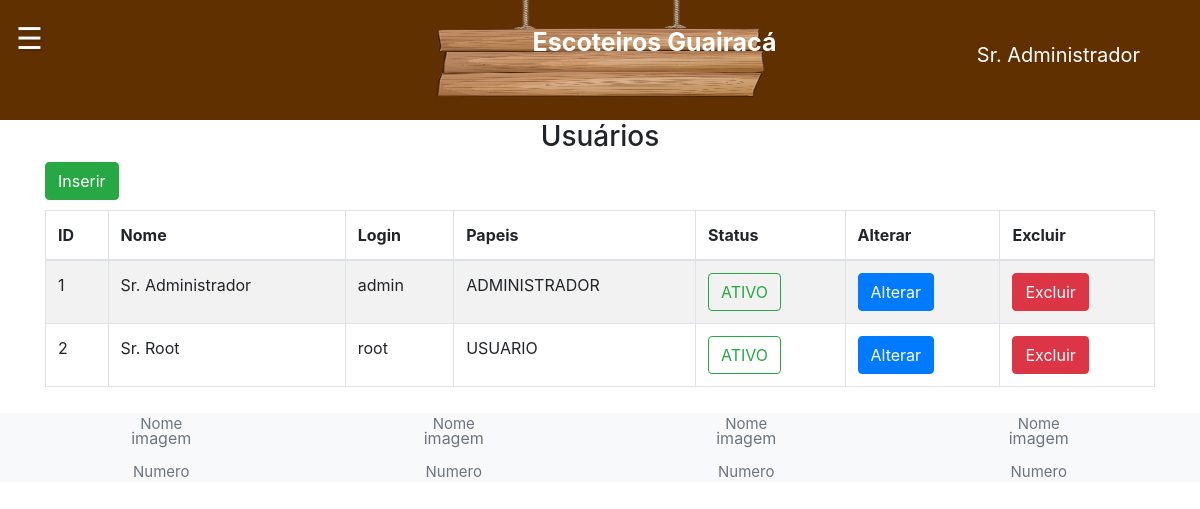
Before: /app/controller/UsuarioController.php?action=list (signed in) with the older database file.
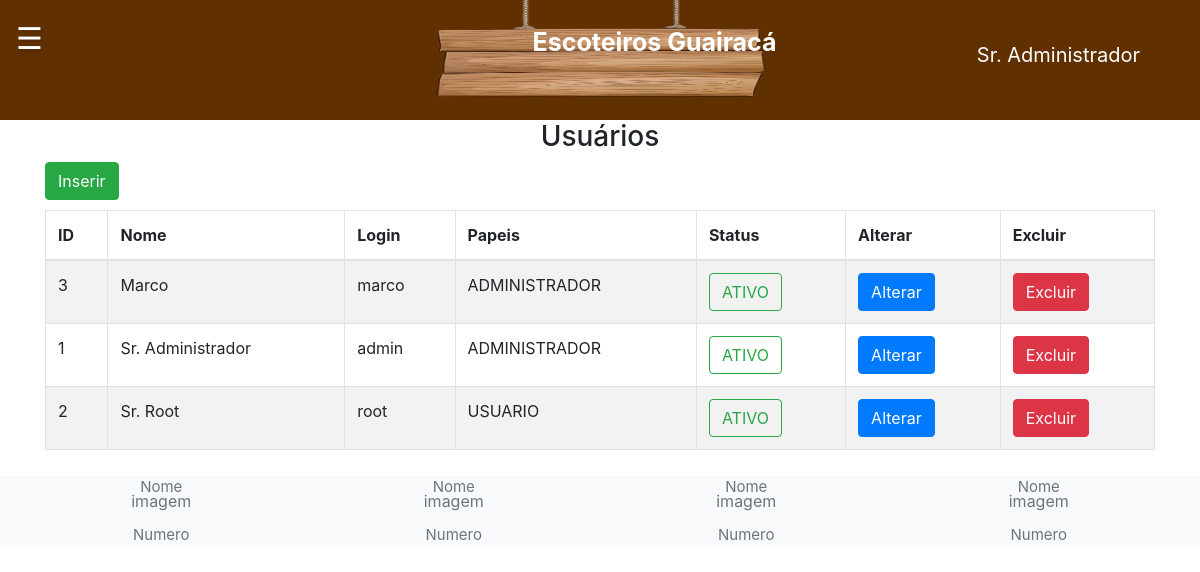
After: the same page with the newer database file.
### tables this page shows
CREATE TABLE tb_usuarios ( 
  id_usuario int AUTO_INCREMENT, 
  id_endereco int NOT NULL,
  id_contato int NOT NULL,
  id_alcateia int ,
  nome varchar(70) NOT NULL, 
  cpf char(11) NOT NULL,
  login varchar(15) NOT NULL,
  senha varchar(15) NOT NULL,
  papeis varchar(255),
  status_usuario varchar(70) NOT NULL DEFAULT 'ATIVO',
  PRIMARY KEY (id_usuario),
  FOREIGN KEY (id_endereco) REFERENCES tb_enderecos (id_endereco),
  FOREIGN KEY (id_contato) REFERENCES tb_contatos (id_contato),
  FOREIGN KEY (id_alcateia) REFERENCES tb_alcateias (id_alcateia),
  CONSTRAINT uk_usuarios UNIQUE (login)
);

### app/controller/UsuarioController.php (called while the page is built, shortened)
<?php
require_once(__DIR__ . "/Controller.php");
require_once(__DIR__ . "/../dao/UsuarioDAO.php");
require_once(__DIR__ . "/../service/UsuarioService.php");
require_once(__DIR__ . "/../model/Usuario.php");
class UsuarioController extends Controller {
    private UsuarioDAO $usuarioDao;
    public function __construct() {
        $this->usuarioDao = new UsuarioDAO();
        $this->handleAction();
    }
    protected function list(string $msgErro = "", string $msgSucesso = "") {
        $usuarios = $this->usuarioDao->list();
        $dados["lista"] = $usuarios;
        $this->loadView("usuario/list.php", $dados,$msgErro, $msgSucesso);
    }
}
$usuCont = new UsuarioController();

### app/model/Usuario.php (called while the page is built, shortened)
<?php
class Usuario {
    private $id;
    private $nome;
    private $login;
    private $papeis;
    private $status;
    public function getId()
    {
        return $this->id;
    }
    public function setId($id)
    {
        $this->id = $id;
        return $this;
    }
    public function getLogin()
    {
        return $this->login;
    }
    public function setLogin($login)
    {
        $this->login = $login;
        return $this;
    }
    public function getNome()
    {
        return $this->nome;
    }
    public function setNome($nome)
    {
        $this->nome = $nome;
        return $this;
    }
    public function setPapeis($papeis)
    {
        $this->papeis = $papeis;
        return $this;
    }
    public function getStatus()
    {
        return $this->status;
    }
    public function setStatus($status)
    {
        $this->status = $status;
        return $this;
    }
    public function getPapeisStr(){
            return str_replace(UsuarioPapel::$SEPARADOR,", ", $this->papeis);
    }
}

### app/dao/UsuarioDAO.php (called while the page is built, shortened)
<?php
include_once(__DIR__ . "/../model/Usuario.php");
class UsuarioDAO {
    public function list() {
        $conn = Connection::getConn();
        $sql = "SELECT * FROM tb_usuarios u ORDER BY u.nome";
        $stm = $conn->prepare($sql);
        $stm->execute();
        $result = $stm->fetchAll();
        return $this->mapUsuarios($result);
    }
    private function mapUsuarios($result) {
        $usuarios = array();
        foreach ($result as $reg) {
            $usuario = new Usuario();
            $usuario->setId($reg['id_usuario']);
            $usuario->setNome($reg['nome']);
            $usuario->setCpf($reg['cpf']);
            $usuario->setLogin($reg['login']);
            $usuario->setSenha($reg['senha']);
            $usuario->setPapeis($reg['papeis']);
            $usuario->setStatus($reg['status_usuario']);
            $usuario->setIdEndereco($reg['id_endereco']);
            $usuario->setIdContato($reg['id_contato']);
            array_push($usuarios, $usuario);
        }
        return $usuarios;
    }
}

### app/view/usuario/list.php (the view, shortened to what this page needs)
<?php
require_once(__DIR__ . "/../include/header.php");
require_once(__DIR__ . "/../include/menu.php");
?>
    <h3 class='text-center'>Usuários</h3>
    <div class='container'>
        <div class="row">
            <div class="col-3">
                <a class="btn btn-success" href="<?= BASEURL ?>/controller/UsuarioController.php?action=create">Inserir</a>
            </div>
            <div class="col-9">
            </div>
        </div>
        <div class="row" style="margin-top: 10px;">
            <div class="col-12">
                <table id="tabUsuarios" class="table table-striped table-bordered">
                    <thead>
                        <tr>
                            <th>ID</th>
                            <th>Nome</th>
                            <th>Login</th>
                            <th>Papeis</th>
                            <th>Status</th>
                            <th>Alterar</th>
                            <th>Excluir</th>
                        </tr>
                    </thead>
                    <tbody>
                        <?php foreach($dados["lista"] as $usu): ?>
                            <tr>
                                <td><?php echo $usu->getId(); ?></td>
                                <td><?= $usu->getNome(); ?></td>
                                <td><?= $usu->getLogin(); ?></td>
                                <td><?= $usu->getPapeisStr(); ?></td>
                                <td>
                                    <?php
                                    if ($usu->getStatus() == 'ATIVO') {
                                        echo "<a class='btn btn-outline-success' onclick=\"return confirm('Deseja alterar o status do usuário para INATIVO?')\" href='". BASEURL ."/controller/UsuarioController.php?action=updateToInativo&id=". $usu->getId() ."'>ATIVO</a>";
                                    } else {
                                        echo "<a class='btn btn-outline-danger' onclick=\"return confirm('Deseja alterar o status do usuário para ATIVO?')\" href='". BASEURL ."/controller/UsuarioController.php?action=updateToAtivo&id=". $usu->getId() ."'>INATIVO</a>";
                                    }
                                    ?>
                                </td>
                                <td><a class="btn btn-primary"
                                    href="<?= BASEURL ?>/controller/UsuarioController.php?action=edit&id=<?= $usu->getId() ?>">
                                    Alterar</a>
                                </td>
                                <td><a class="btn btn-danger" onclick="return confirm('Deseja excluir o usuário?')" href="<?= BASEURL ?>/controller/UsuarioController.php?action=delete&id=<?= $usu->getId() ?>">
                                    Excluir</a>
                                </td>
                            </tr>
                        <?php endforeach; ?>
                    </tbody>
                </table>
            </div>
        </div>
    </div>
<?php
require_once(__DIR__ . "/../include/footer.php");
?>

### app/controller/Controller.php (shortened to what this page needs)
<?php
class Controller {
    private string $actionDefault = "";
    protected function handleAction() {
        $action = NULL;
        if(isset($_GET['action']))
            $action = $_GET['action'];
        $this->callAction($action);
    }
    protected function callAction($methodName) {
        $methodNoAction = "noAction";
        if( ( (! $methodName) || empty(trim($methodName)) ) &&
                method_exists($this, $this->actionDefault) ) {
            $method = $this->actionDefault;
            $this->$method();
        } elseif($methodName && method_exists($this, $methodName))
            $this->$methodName();
        elseif(method_exists($this, $methodNoAction))
            $this->$methodNoAction();
        else {
            throw new BadFunctionCallException("Ação não implementada");
        }
    }
    protected function loadView(string $path, array $dados, string $msgErro = "", string $msgSucesso = "") {
        $caminho = __DIR__ . "/../view/" . $path;
        if(file_exists($caminho)) {
            require $caminho;
        } else {
            echo "Erro ao carrega a view solicitada<br>";
            echo "Caminho: " . $caminho;
        }
    }
    public function setActionDefault($actionDefault) {
        $this->actionDefault = $actionDefault;
        return $this;
    }
}

### app/view/include/header.php (shortened to what this page needs)
<!DOCTYPE html>
<html lang="pt">
<head>
    <link rel="stylesheet" type="text/css" href="../view/home/styles/main.css?v=<?php echo time(); ?>">
    <link rel="stylesheet" href="https://stackpath.bootstrapcdn.com/bootstrap/4.1.3/css/bootstrap.min.css">
</head>
<body>

### app/view/include/menu.php (shortened to what this page needs)
<?php
$nome = "(Sessão expirada)";
if(isset($_SESSION[SESSAO_USUARIO_NOME]))
    $nome = $_SESSION[SESSAO_USUARIO_NOME];
?>
<div class= "row " id = "cabecalho">
        <div class ="col-3 ">
                <section id="principal">
                    <span style="font-size:30px;cursor:pointer " onclick = "abrir_nav()">&#9776;</span>
                </section>
        </div>
            <div class ="col-6" id = "bloco_titulo">
                <img src="../view/home/images/madeira_titulo.png">
                <p id="p_titulo">Escoteiros Guairacá </p>
            </div>
            <div class ="col-3 "></div>
    </div>
    <div class="nomeUsu">
    <?php
        if (isset($_SESSION[SESSAO_USUARIO_ID])){
            echo "<a href='". BASEURL ."/controller/UsuarioController.php?action=profile&id=".
            $_SESSION[SESSAO_USUARIO_ID] ."'>". $nome ."</a>";
        }
        else {
            echo $nome;
        }
    ?>
</div>

### app/view/include/footer.php (shortened to what this page needs)
<footer class="text-center text-lg-start bg-light text-muted" style="margin-top: 10px;">
    <div class="container-fluid ">
        <div class ="col-12 "id="rodape_invisivel">
            <div class= "row " id = "rodape">
                <div class ="col-3 ">
                    <div class= "row linha_nome">Nome</div>
                    <div class= "row linha_foto">imagem</div>
                    <div class= "row linha_num" >Numero</div>
                </div>
                <div class ="col-3">
                    <div class= "row linha_nome">Nome</div>
                    <div class= "row linha_foto">imagem</div>
                    <div class= "row linha_num" >Numero</div>
                </div>
                <div class ="col-3">
                        <div class= "row linha_nome">Nome</div>
                        <div class= "row linha_foto">imagem</div>
                        <div class= "row linha_num">Numero</div>
                 </div>
                <div class ="col-3">
                        <div class= "row linha_nome">Nome</div>
                        <div class= "row linha_foto">imagem</div>
                        <div class= "row linha_num">Numero</div>
                </div>
            </div>
        </div>
    </div>
</footer>
</body>
</html>

### app/view/home/styles/main.css (style rules this page uses)
body { overflow-x: hidden; }
#cabecalho { background-size: 600px; height:15vh; background-color: #603000 ; }
#p_titulo { color: rgb(255, 255, 255); }
#principal { color: rgb(255, 255, 255); text-shadow:rgba(0, 0, 0, 0.15) 1.95px 1.95px 2.6px; padding: 16px; transition: margin-left 0.5px; }
#bloco_titulo { text-align: center; margin-top: 12px; background: no-repeat center ; height: 20vh; }
#bloco_titulo img { height: 100%; object-fit: fill; position: relative; top: 0; }
img { margin-top: -50px; height: 230px; width: 430px; object-fit: fill; position: relative; }
#p_titulo { top: 1.5vh; margin-left: 225px; font-weight: bold; font-size: 25px; position: absolute; }
.nomeUsu { font-size: 20px; position: absolute; color: rgb(255, 255, 255); top: 5vh; right: 5vw; }
.nomeUsu a { color: rgb(255, 255, 255); text-decoration: none; }
.linha_nome { height: 20%; font-size: 15px; justify-content: center; }
.linha_foto { height: 50%; justify-content: center; }
.linha_num { height: 20%; font-size: 15px; justify-content: center; }

Changed rows visible on the page:
added tb_usuarios: id_usuario "3", nome "Marco", login "marco", papeis "ADMINISTRADOR"
